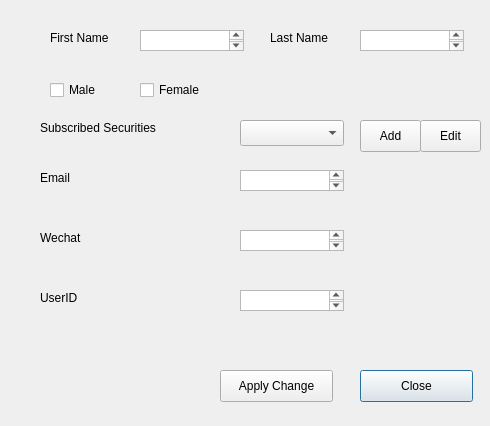
<?xml version="1.0" encoding="UTF-8"?>
<ui version="4.0">
 <class>Dialog</class>
 <widget class="QDialog" name="Dialog">
  <property name="geometry">
   <rect>
    <x>0</x>
    <y>0</y>
    <width>490</width>
    <height>426</height>
   </rect>
  </property>
  <property name="windowTitle">
   <string>Dialog</string>
  </property>
  <widget class="QLabel" name="label">
   <property name="geometry">
    <rect>
     <x>50</x>
     <y>30</y>
     <width>81</width>
     <height>16</height>
    </rect>
   </property>
   <property name="text">
    <string>First Name</string>
   </property>
  </widget>
  <widget class="QLabel" name="label_2">
   <property name="geometry">
    <rect>
     <x>40</x>
     <y>120</y>
     <width>141</width>
     <height>16</height>
    </rect>
   </property>
   <property name="text">
    <string>Subscribed Securities</string>
   </property>
  </widget>
  <widget class="QComboBox" name="comboBox">
   <property name="geometry">
    <rect>
     <x>240</x>
     <y>120</y>
     <width>104</width>
     <height>26</height>
    </rect>
   </property>
  </widget>
  <widget class="QPushButton" name="pushButton">
   <property name="geometry">
    <rect>
     <x>360</x>
     <y>370</y>
     <width>113</width>
     <height>32</height>
    </rect>
   </property>
   <property name="text">
    <string>Close</string>
   </property>
  </widget>
  <widget class="QTextEdit" name="textEdit_2">
   <property name="geometry">
    <rect>
     <x>140</x>
     <y>30</y>
     <width>104</width>
     <height>21</height>
    </rect>
   </property>
  </widget>
  <widget class="QPushButton" name="pushButton_2">
   <property name="geometry">
    <rect>
     <x>360</x>
     <y>120</y>
     <width>61</width>
     <height>32</height>
    </rect>
   </property>
   <property name="text">
    <string>Add</string>
   </property>
  </widget>
  <widget class="QLabel" name="label_3">
   <property name="geometry">
    <rect>
     <x>40</x>
     <y>170</y>
     <width>81</width>
     <height>16</height>
    </rect>
   </property>
   <property name="text">
    <string>Email</string>
   </property>
  </widget>
  <widget class="QTextEdit" name="textEdit_3">
   <property name="geometry">
    <rect>
     <x>240</x>
     <y>170</y>
     <width>104</width>
     <height>21</height>
    </rect>
   </property>
  </widget>
  <widget class="QLabel" name="label_4">
   <property name="geometry">
    <rect>
     <x>40</x>
     <y>230</y>
     <width>81</width>
     <height>16</height>
    </rect>
   </property>
   <property name="text">
    <string>Wechat</string>
   </property>
  </widget>
  <widget class="QTextEdit" name="textEdit_4">
   <property name="geometry">
    <rect>
     <x>240</x>
     <y>230</y>
     <width>104</width>
     <height>21</height>
    </rect>
   </property>
   <property name="placeholderText">
    <string/>
   </property>
  </widget>
  <widget class="QPushButton" name="pushButton_3">
   <property name="geometry">
    <rect>
     <x>220</x>
     <y>370</y>
     <width>113</width>
     <height>32</height>
    </rect>
   </property>
   <property name="text">
    <string>Apply Change</string>
   </property>
  </widget>
  <widget class="QPushButton" name="pushButton_4">
   <property name="geometry">
    <rect>
     <x>420</x>
     <y>120</y>
     <width>61</width>
     <height>32</height>
    </rect>
   </property>
   <property name="text">
    <string>Edit</string>
   </property>
  </widget>
  <widget class="QLabel" name="label_5">
   <property name="geometry">
    <rect>
     <x>40</x>
     <y>290</y>
     <width>60</width>
     <height>16</height>
    </rect>
   </property>
   <property name="text">
    <string>UserID</string>
   </property>
  </widget>
  <widget class="QTextEdit" name="textEdit_5">
   <property name="geometry">
    <rect>
     <x>240</x>
     <y>290</y>
     <width>104</width>
     <height>21</height>
    </rect>
   </property>
   <property name="placeholderText">
    <string/>
   </property>
  </widget>
  <widget class="QTextEdit" name="textEdit_6">
   <property name="geometry">
    <rect>
     <x>360</x>
     <y>30</y>
     <width>104</width>
     <height>21</height>
    </rect>
   </property>
  </widget>
  <widget class="QLabel" name="label_6">
   <property name="geometry">
    <rect>
     <x>270</x>
     <y>30</y>
     <width>81</width>
     <height>16</height>
    </rect>
   </property>
   <property name="text">
    <string>Last Name</string>
   </property>
  </widget>
  <widget class="QCheckBox" name="checkBox">
   <property name="geometry">
    <rect>
     <x>50</x>
     <y>80</y>
     <width>87</width>
     <height>20</height>
    </rect>
   </property>
   <property name="text">
    <string>Male</string>
   </property>
  </widget>
  <widget class="QCheckBox" name="checkBox_2">
   <property name="geometry">
    <rect>
     <x>140</x>
     <y>80</y>
     <width>87</width>
     <height>20</height>
    </rect>
   </property>
   <property name="text">
    <string>Female</string>
   </property>
  </widget>
 </widget>
 <resources/>
 <connections/>
</ui>
